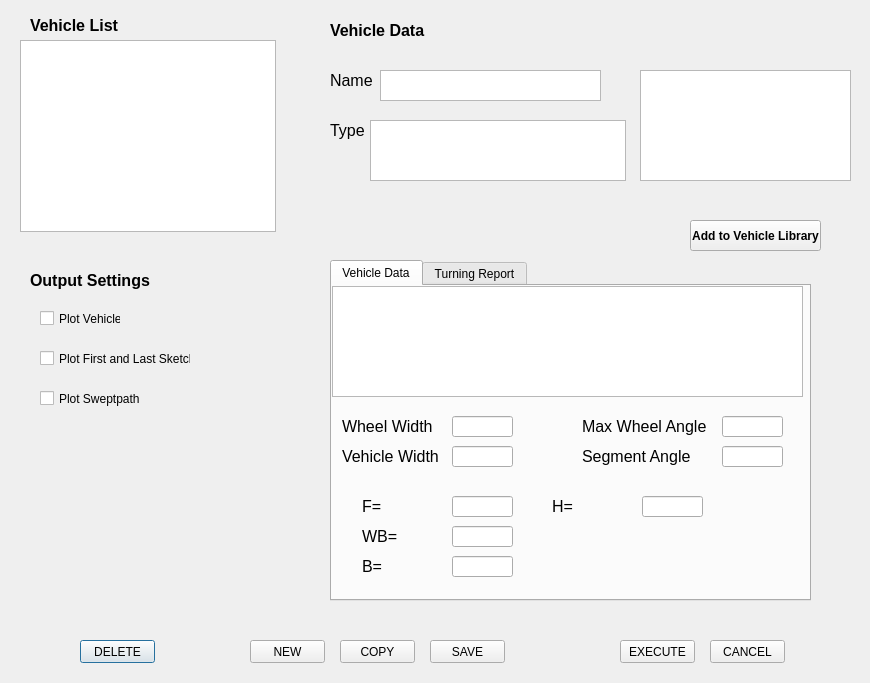
<?xml version="1.0" encoding="UTF-8"?>
<ui version="4.0">
 <class>Dialog</class>
 <widget class="QDialog" name="Dialog">
  <property name="geometry">
   <rect>
    <x>0</x>
    <y>0</y>
    <width>870</width>
    <height>683</height>
   </rect>
  </property>
  <property name="windowTitle">
   <string>Dialog</string>
  </property>
  <widget class="QPushButton" name="pushButton">
   <property name="geometry">
    <rect>
     <x>80</x>
     <y>640</y>
     <width>75</width>
     <height>23</height>
    </rect>
   </property>
   <property name="text">
    <string>DELETE</string>
   </property>
  </widget>
  <widget class="QPushButton" name="pushButton_2">
   <property name="geometry">
    <rect>
     <x>250</x>
     <y>640</y>
     <width>75</width>
     <height>23</height>
    </rect>
   </property>
   <property name="text">
    <string>NEW</string>
   </property>
  </widget>
  <widget class="QPushButton" name="pushButton_3">
   <property name="geometry">
    <rect>
     <x>340</x>
     <y>640</y>
     <width>75</width>
     <height>23</height>
    </rect>
   </property>
   <property name="text">
    <string>COPY</string>
   </property>
  </widget>
  <widget class="QPushButton" name="pushButton_4">
   <property name="geometry">
    <rect>
     <x>430</x>
     <y>640</y>
     <width>75</width>
     <height>23</height>
    </rect>
   </property>
   <property name="text">
    <string>SAVE</string>
   </property>
  </widget>
  <widget class="QPushButton" name="pushButton_5">
   <property name="geometry">
    <rect>
     <x>620</x>
     <y>640</y>
     <width>75</width>
     <height>23</height>
    </rect>
   </property>
   <property name="text">
    <string>EXECUTE</string>
   </property>
  </widget>
  <widget class="QPushButton" name="pushButton_6">
   <property name="geometry">
    <rect>
     <x>710</x>
     <y>640</y>
     <width>75</width>
     <height>23</height>
    </rect>
   </property>
   <property name="text">
    <string>CANCEL</string>
   </property>
  </widget>
  <widget class="QListWidget" name="listWidget">
   <property name="geometry">
    <rect>
     <x>20</x>
     <y>40</y>
     <width>256</width>
     <height>192</height>
    </rect>
   </property>
  </widget>
  <widget class="QTabWidget" name="tabWidget">
   <property name="geometry">
    <rect>
     <x>330</x>
     <y>260</y>
     <width>481</width>
     <height>341</height>
    </rect>
   </property>
   <property name="currentIndex">
    <number>0</number>
   </property>
   <widget class="QWidget" name="tab">
    <attribute name="title">
     <string>Vehicle Data</string>
    </attribute>
    <widget class="QGraphicsView" name="graphicsView">
     <property name="geometry">
      <rect>
       <x>0</x>
       <y>0</y>
       <width>471</width>
       <height>111</height>
      </rect>
     </property>
    </widget>
    <widget class="QLineEdit" name="lineEdit">
     <property name="geometry">
      <rect>
       <x>120</x>
       <y>130</y>
       <width>61</width>
       <height>21</height>
      </rect>
     </property>
    </widget>
    <widget class="QLineEdit" name="lineEdit_2">
     <property name="geometry">
      <rect>
       <x>120</x>
       <y>160</y>
       <width>61</width>
       <height>21</height>
      </rect>
     </property>
    </widget>
    <widget class="QLineEdit" name="lineEdit_3">
     <property name="geometry">
      <rect>
       <x>120</x>
       <y>210</y>
       <width>61</width>
       <height>21</height>
      </rect>
     </property>
    </widget>
    <widget class="QLineEdit" name="lineEdit_4">
     <property name="geometry">
      <rect>
       <x>390</x>
       <y>160</y>
       <width>61</width>
       <height>21</height>
      </rect>
     </property>
    </widget>
    <widget class="QLineEdit" name="lineEdit_5">
     <property name="geometry">
      <rect>
       <x>390</x>
       <y>130</y>
       <width>61</width>
       <height>21</height>
      </rect>
     </property>
    </widget>
    <widget class="QLineEdit" name="lineEdit_6">
     <property name="geometry">
      <rect>
       <x>120</x>
       <y>240</y>
       <width>61</width>
       <height>21</height>
      </rect>
     </property>
    </widget>
    <widget class="QLineEdit" name="lineEdit_7">
     <property name="geometry">
      <rect>
       <x>120</x>
       <y>270</y>
       <width>61</width>
       <height>21</height>
      </rect>
     </property>
    </widget>
    <widget class="QLabel" name="label_6">
     <property name="geometry">
      <rect>
       <x>10</x>
       <y>130</y>
       <width>101</width>
       <height>21</height>
      </rect>
     </property>
     <property name="font">
      <font>
       <pointsize>12</pointsize>
      </font>
     </property>
     <property name="text">
      <string>Wheel Width</string>
     </property>
    </widget>
    <widget class="QLabel" name="label_7">
     <property name="geometry">
      <rect>
       <x>10</x>
       <y>160</y>
       <width>101</width>
       <height>21</height>
      </rect>
     </property>
     <property name="font">
      <font>
       <pointsize>12</pointsize>
      </font>
     </property>
     <property name="text">
      <string>Vehicle Width</string>
     </property>
    </widget>
    <widget class="QLabel" name="label_8">
     <property name="geometry">
      <rect>
       <x>30</x>
       <y>210</y>
       <width>101</width>
       <height>21</height>
      </rect>
     </property>
     <property name="font">
      <font>
       <pointsize>12</pointsize>
      </font>
     </property>
     <property name="text">
      <string>F=</string>
     </property>
    </widget>
    <widget class="QLabel" name="label_9">
     <property name="geometry">
      <rect>
       <x>30</x>
       <y>240</y>
       <width>101</width>
       <height>21</height>
      </rect>
     </property>
     <property name="font">
      <font>
       <pointsize>12</pointsize>
      </font>
     </property>
     <property name="text">
      <string>WB=</string>
     </property>
    </widget>
    <widget class="QLabel" name="label_10">
     <property name="geometry">
      <rect>
       <x>30</x>
       <y>270</y>
       <width>101</width>
       <height>21</height>
      </rect>
     </property>
     <property name="font">
      <font>
       <pointsize>12</pointsize>
      </font>
     </property>
     <property name="text">
      <string>B=</string>
     </property>
    </widget>
    <widget class="QLineEdit" name="lineEdit_8">
     <property name="geometry">
      <rect>
       <x>310</x>
       <y>210</y>
       <width>61</width>
       <height>21</height>
      </rect>
     </property>
     <property name="text">
      <string/>
     </property>
    </widget>
    <widget class="QLabel" name="label_11">
     <property name="geometry">
      <rect>
       <x>220</x>
       <y>210</y>
       <width>101</width>
       <height>21</height>
      </rect>
     </property>
     <property name="font">
      <font>
       <pointsize>12</pointsize>
      </font>
     </property>
     <property name="text">
      <string>H=</string>
     </property>
    </widget>
    <widget class="QLabel" name="label_12">
     <property name="geometry">
      <rect>
       <x>250</x>
       <y>130</y>
       <width>131</width>
       <height>21</height>
      </rect>
     </property>
     <property name="font">
      <font>
       <pointsize>12</pointsize>
      </font>
     </property>
     <property name="text">
      <string>Max Wheel Angle</string>
     </property>
    </widget>
    <widget class="QLabel" name="label_13">
     <property name="geometry">
      <rect>
       <x>250</x>
       <y>160</y>
       <width>121</width>
       <height>21</height>
      </rect>
     </property>
     <property name="font">
      <font>
       <pointsize>12</pointsize>
      </font>
     </property>
     <property name="text">
      <string>Segment Angle</string>
     </property>
    </widget>
   </widget>
   <widget class="QWidget" name="tab_2">
    <attribute name="title">
     <string>Turning Report</string>
    </attribute>
    <widget class="QTextBrowser" name="textBrowser">
     <property name="geometry">
      <rect>
       <x>-5</x>
       <y>1</y>
       <width>481</width>
       <height>261</height>
      </rect>
     </property>
    </widget>
   </widget>
  </widget>
  <widget class="QLabel" name="label">
   <property name="geometry">
    <rect>
     <x>30</x>
     <y>15</y>
     <width>101</width>
     <height>21</height>
    </rect>
   </property>
   <property name="font">
    <font>
     <pointsize>12</pointsize>
     <weight>75</weight>
     <bold>true</bold>
    </font>
   </property>
   <property name="text">
    <string>Vehicle List</string>
   </property>
  </widget>
  <widget class="QLabel" name="label_2">
   <property name="geometry">
    <rect>
     <x>330</x>
     <y>20</y>
     <width>101</width>
     <height>21</height>
    </rect>
   </property>
   <property name="font">
    <font>
     <pointsize>12</pointsize>
     <weight>75</weight>
     <bold>true</bold>
    </font>
   </property>
   <property name="text">
    <string>Vehicle Data</string>
   </property>
  </widget>
  <widget class="QLabel" name="label_3">
   <property name="geometry">
    <rect>
     <x>30</x>
     <y>270</y>
     <width>121</width>
     <height>21</height>
    </rect>
   </property>
   <property name="font">
    <font>
     <pointsize>12</pointsize>
     <weight>75</weight>
     <bold>true</bold>
    </font>
   </property>
   <property name="text">
    <string>Output Settings</string>
   </property>
  </widget>
  <widget class="QLabel" name="label_4">
   <property name="geometry">
    <rect>
     <x>330</x>
     <y>70</y>
     <width>101</width>
     <height>21</height>
    </rect>
   </property>
   <property name="font">
    <font>
     <pointsize>12</pointsize>
    </font>
   </property>
   <property name="text">
    <string>Name</string>
   </property>
  </widget>
  <widget class="QLabel" name="label_5">
   <property name="geometry">
    <rect>
     <x>330</x>
     <y>120</y>
     <width>101</width>
     <height>21</height>
    </rect>
   </property>
   <property name="font">
    <font>
     <pointsize>12</pointsize>
    </font>
   </property>
   <property name="text">
    <string>Type</string>
   </property>
  </widget>
  <widget class="QListWidget" name="listWidget_2">
   <property name="geometry">
    <rect>
     <x>370</x>
     <y>120</y>
     <width>256</width>
     <height>61</height>
    </rect>
   </property>
  </widget>
  <widget class="QListWidget" name="listWidget_3">
   <property name="geometry">
    <rect>
     <x>380</x>
     <y>70</y>
     <width>221</width>
     <height>31</height>
    </rect>
   </property>
  </widget>
  <widget class="QListWidget" name="listWidget_4">
   <property name="geometry">
    <rect>
     <x>640</x>
     <y>70</y>
     <width>211</width>
     <height>111</height>
    </rect>
   </property>
  </widget>
  <widget class="QCheckBox" name="checkBox">
   <property name="geometry">
    <rect>
     <x>40</x>
     <y>310</y>
     <width>81</width>
     <height>17</height>
    </rect>
   </property>
   <property name="text">
    <string>Plot Vehicle</string>
   </property>
  </widget>
  <widget class="QCheckBox" name="checkBox_2">
   <property name="geometry">
    <rect>
     <x>40</x>
     <y>350</y>
     <width>151</width>
     <height>17</height>
    </rect>
   </property>
   <property name="text">
    <string>Plot First and Last Sketch</string>
   </property>
  </widget>
  <widget class="QCheckBox" name="checkBox_3">
   <property name="geometry">
    <rect>
     <x>40</x>
     <y>390</y>
     <width>101</width>
     <height>17</height>
    </rect>
   </property>
   <property name="text">
    <string>Plot Sweptpath</string>
   </property>
  </widget>
  <widget class="QPushButton" name="pushButton_7">
   <property name="geometry">
    <rect>
     <x>690</x>
     <y>220</y>
     <width>131</width>
     <height>31</height>
    </rect>
   </property>
   <property name="font">
    <font>
     <weight>75</weight>
     <bold>true</bold>
    </font>
   </property>
   <property name="text">
    <string>Add to Vehicle Library</string>
   </property>
  </widget>
 </widget>
 <resources/>
 <connections/>
</ui>
